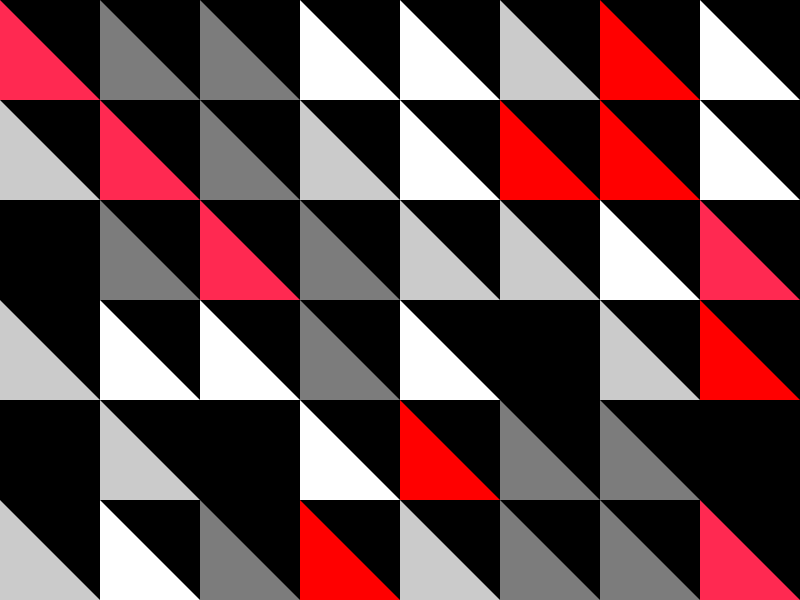
Frame 1 (no input)
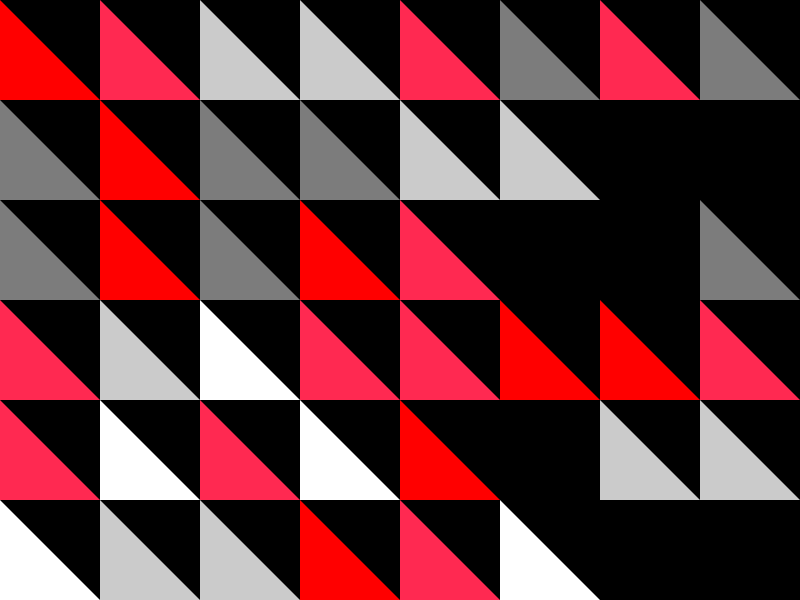
Frame 60 (the mouse pressed at the canvas centre just before this capture)
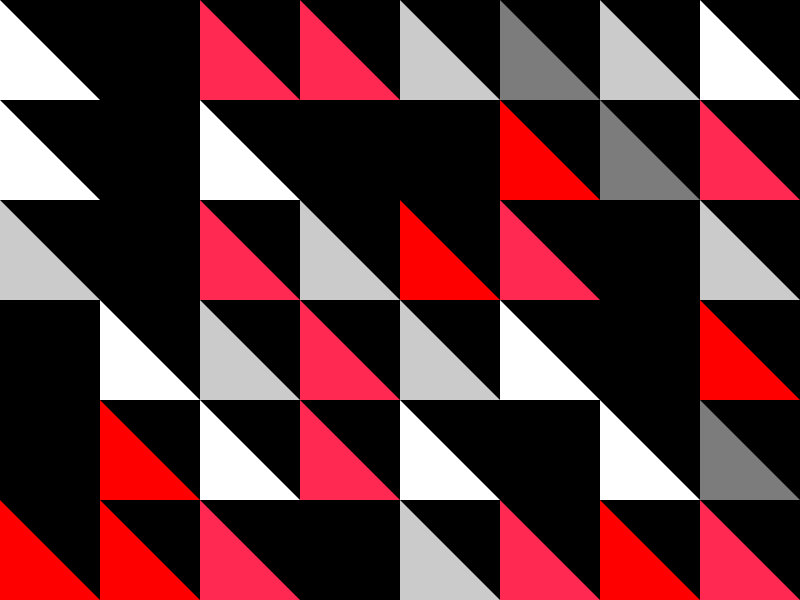
Frame 120 (the mouse held since frame 60 and released just before this capture)

The Processing sketch that drew these frames (run headless with seeded random() and noise(); from frame 60 on, the mouse is pressed at the canvas centre):

// Processing sketch: processing_143528
// ── processing_143528.pde

Triangulo triangulo;

color c[];
int numColor, numCopiasX, numCopiasY;
int arregloColor[][];
int val = 0;
int captura =0;

void setup() {
  size(800, 600);

  numColor = 6;
  numCopiasX = width/100;
  numCopiasY = height/100;

  triangulo = new Triangulo();
  noStroke();

  c = new color[numColor];
  arregloColor = new int[numCopiasX][numCopiasY];

  for (int i=0; i<numColor; i++) {
    c[0]=color(255);
    c[1]=color(203);
    c[2]=color(124);
    c[3]=color(255, 41, 81);
    c[4]=color(255, 0, 0);
    c[5]=color(0);
  }
  for (int i=0; i<numCopiasX; i++) {
    for (int j=0;j<numCopiasY; j++) {
      arregloColor[i][j] = int(random(6));
    }
  }
}

void draw() {
  background(0);
  for (int i=0; i<numCopiasX; i++) {
    for (int j=0;j<numCopiasY; j++) {
      fill(c[arregloColor[i][j]]);
      pushMatrix();
      translate(width/numCopiasX*i, height/numCopiasY*j);
      triangulo.draw();
      popMatrix();
    }
  }
  if (val == 10 % 12) {
    update();
    val=0;
//    save("d008/d008_S_"+captura+".png");
    captura+=1;
  }
  val+=1;
}

void update() {
  for (int i=0; i<numCopiasX; i++) {
    for (int j=0;j<numCopiasY; j++) {
      arregloColor[i][j] = int(random(6));
    }
  }
}

class Triangulo {

  void Triangulo() {
  }
  void draw() {
    pushMatrix();
    beginShape();
    vertex(0, 0);
    vertex(100, 100);
    vertex(0, 100);
    endShape(CLOSE);
    popMatrix();
  }
}
